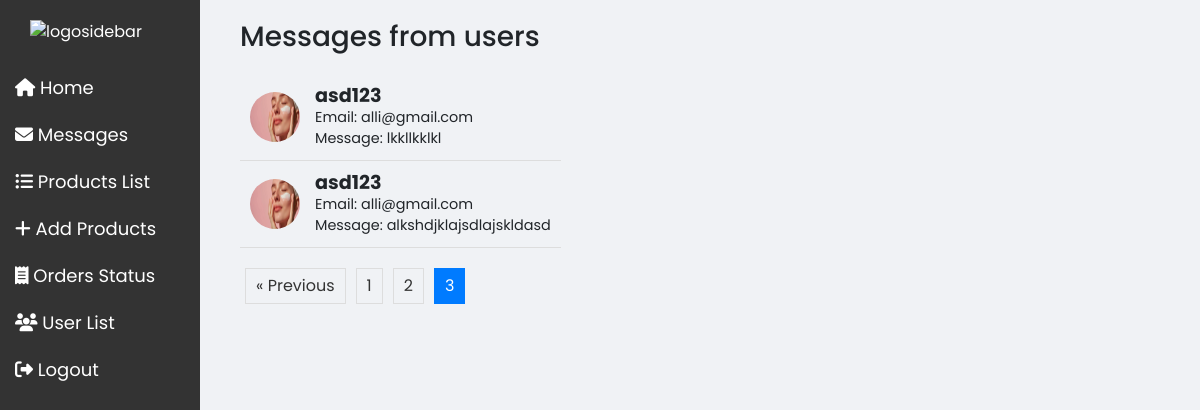
/user_message.php?page=3, run on the app's committed database.
### tables this page shows
CREATE TABLE `feedbacks` (
  `id` int(11) NOT NULL,
  `first_name` varchar(55) NOT NULL,
  `userMessage` varchar(500) NOT NULL,
  `user_id` int(11) NOT NULL,
  `user_email` varchar(55) NOT NULL
);

CREATE TABLE `users` (
  `user_id` int(11) NOT NULL,
  `username` varchar(50) NOT NULL,
  `password_hash` varchar(255) NOT NULL,
  `email` varchar(100) NOT NULL,
  `first_name` varchar(50) DEFAULT NULL,
  `last_name` varchar(50) DEFAULT NULL,
  `address` text DEFAULT NULL,
  `phone_number` varchar(20) NOT NULL,
  `created_at` timestamp NOT NULL DEFAULT current_timestamp(),
  `updated_at` timestamp NOT NULL DEFAULT current_timestamp(),
  `profile_picture` varchar(255) DEFAULT NULL,
  `gender` varchar(50) NOT NULL,
  `reset_token_hash` varchar(64) DEFAULT NULL,
  `reset_token_expires_at` datetime DEFAULT NULL
);

### user_message.php (the view, shortened to what this page needs)
<?php
include 'db.php';
$limit = 10;
$page = isset($_GET['page']) ? $_GET['page'] : 1;
$offset = ($page - 1) * $limit;
$total_query = "SELECT COUNT(*) as total_comments FROM feedbacks";
$total_result = mysqli_query($conn, $total_query);
$total_row = mysqli_fetch_assoc($total_result);
$total_comments = $total_row['total_comments'];
$total_pages = ceil($total_comments / $limit);
$query = "SELECT users.username, users.profile_picture, users.email, feedbacks.userMessage
        FROM users
        JOIN feedbacks ON users.user_id = feedbacks.user_id
        LIMIT $limit OFFSET $offset";
$result = mysqli_query($conn, $query);
?>
<!DOCTYPE html>
<html lang="en">
<head>
    <link href="https://stackpath.bootstrapcdn.com/bootstrap/4.5.2/css/bootstrap.min.css" rel="stylesheet">
    <link rel="stylesheet" href="https://cdnjs.cloudflare.com/ajax/libs/font-awesome/6.1.1/css/all.min.css">
    <link rel="stylesheet" href="user_message.css">
</head>
<body>
    <section class="sidebar">
        <img src="images/icons/logoinvert.png" alt="logosidebar" style="width:140px;">
        <a href="admin_page.php"><i class="fas fa-home"></i><span> Home</span></a>
        <a href="user_message.php"><i class="fas fa-envelope"></i><span> Messages</span></a>
        <a href="product_list.php"><i class="fas fa-list-ul"></i><span> Products List</span></a>
        <a href="add_product.php"><i class="fas fa-plus"></i><span> Add Products</span></a>
        <a href="admin_orders.php"><i class="fas fa-receipt"></i><span> Orders Status</span></a>
        <a href="user_list.php"><i class="fas fa-users"></i><span> User List</span></a>
        <a href="admin_logout.php"><i class="fas fa-sign-out-alt"></i><span> Logout</span></a>
    </section>
    <section class="usr-msgs">
        <div class="container-usr-msgs">
            <h3>Messages from users</h3>
            <div class="user-msg-box">
                <div class="user-messages">
                <?php while($row = mysqli_fetch_assoc($result)): ?>
                        <div class="user-message-item">
                            <img src="<?php echo $row['profile_picture']; ?>" alt="Profile Picture" class="profile-picture">
                            <div class="user-info">
                                <h5><?php echo $row['username']; ?></h5>
                                <p>Email: <?php echo $row['email']; ?></p>
                                <p>Message: <?php echo $row['userMessage']; ?></p>
                            </div>
                        </div>
                    <?php endwhile; ?>
                </div>
            </div>
            <div class="pagination">
                <?php if($page > 1): ?>
                    <a href="user_message.php?page=<?php echo $page - 1; ?>">&laquo; Previous</a>
                <?php endif; ?>
                <?php for($i = 1; $i <= $total_pages; $i++): ?>
                    <a href="user_message.php?page=<?php echo $i; ?>" class="<?php echo ($page == $i) ? 'active' : ''; ?>"><?php echo $i; ?></a>
                <?php endfor; ?>
            </div>
        </div>
    </section>
</body>
</html>

### user_message.css (style rules this page uses)
* { font-family: Poppins, sans-serif; box-sizing: border-box; }
body { font-family: Poppins, sans-serif; background-color: #f0f2f5; margin: 0; padding: 0; display: flex; align-items: flex-start; height: 100vh; }
.sidebar { width: 200px; height: 100vh; background-color: #232323; padding-top: 20px; position: fixed; top: 0; left: 0; }
.sidebar a { padding: 15px 25px; display: block; color: #fff; text-decoration: none; font-size: 18px; transition: 0.3s; }
.sidebar img { display: block; margin: 0 auto 20px; max-width: 100%; height: auto; }

### user_message.php (style rules this page uses)
.user-message-item { display: flex; align-items: center; padding: 10px; border-bottom: 1px solid #ddd; }
.profile-picture { width: 50px; height: 50px; border-radius: 50%; margin-right: 15px; }
.user-info { flex-grow: 1; }
.user-info h5 { margin: 0; font-size: 1.2rem; font-weight: bold; }
.user-info p { margin: 0; font-size: 0.9rem; }
.sidebar { position: fixed; width: 200px; height: 100%; background-color: #333; padding-top: 20px; color: white; }
.sidebar a { display: block; padding: 10px 15px; color: white; text-decoration: none; }
.usr-msgs { margin-left: 220px; padding: 20px; }
.container-usr-msgs h3 { margin-bottom: 20px; }
.pagination { margin-top: 20px; }
.pagination a { margin: 0 5px; padding: 5px 10px; border: 1px solid #ddd; color: #333; text-decoration: none; }
.pagination a.active { background-color: #007bff; color: white; border-color: #007bff; }

### data on the page
feedbacks: user.profile_picture (picture), user.username "asd123", user.email "alli@gmail.com", userMessage "lkkllkklkl"
feedbacks: user.profile_picture (picture), user.username "asd123", user.email "alli@gmail.com", userMessage "alkshdjklajsdlajskldasd"
